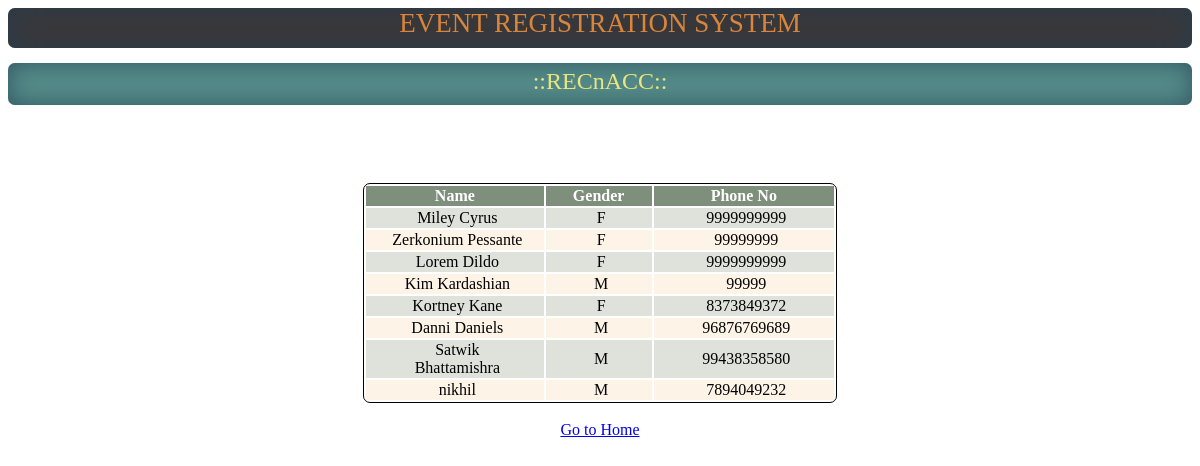
/regsoft/recnacc/phonedetails/2/ (signed in), run on the app's committed database.
### registration/models.py (models this page shows, shortened)
class Participant(models.Model):
	GENDERS = (
		('M', 'Male'),
		('F', 'Female'),
	)
	name = models.CharField(max_length=200)
	gender = models.CharField(max_length=10, choices=GENDERS)
	phone = models.BigIntegerField()
	email_id = models.EmailField(blank=True)
	events = models.ManyToManyField('events.EventNew', blank = True)
	sport_leader = models.CharField(max_length=200, blank = True, null=True)
	gleader = models.ForeignKey(User,blank=True,null=True)
	firewallz = models.NullBooleanField('passed firewallz', null=True,blank=True)
	fid = models.NullBooleanField('passed inner booth',blank=True, null=True)
	acco=models.NullBooleanField('passed recnacc', null=True,blank=True)
	controlzpay=models.NullBooleanField('passed controlz', null=True,blank=True)
	room = models.ForeignKey('regsoft.Room',null=True,blank = True) # - will add later when working on reg soft
	coach=models.BooleanField(default=False)
	barcode = models.CharField(max_length=100,null=True,blank=True)  #ignore this test chutiyap
	confirmation = models.BooleanField(default=False)
	bill_id=models.IntegerField( null = True, default= None, blank=False)

### regsoft/views.py (the view)
# urls.py: url(r'^recnacc/phonedetails/(?P<gl_id>\d+)/$',phonedetails,name='phone numbers'),
@csrf_exempt
@staff_member_required
def phonedetails(request,gl_id):
	gl = UserProfile.objects.get(id=gl_id)
	participant_list = gl.user.participant_set.all()
	context = RequestContext(request)
	context_dict = {'participant_list':participant_list}
	return render_to_response('reconec_phone.html', context_dict, context)

### regsoft/templates/reconec_phone.html (shortened to what this page needs)
<html>
<head>
</head>
<body>
<div style = "background-color: #3B3738; color: #D9853B; height:40px;font-size: 27px; text-align: center; width: 100%; margin: auto;box-shadow: 0px 0px 30px rgba(33,62,83,0.7)  inset;left:0;top:0; border-radius: 7px;font-family:agency fb;">EVENT REGISTRATION SYSTEM</div>
<div style = "background: #558C89; color: #E9E581;height:37px;font-size: 24px; text-align: center; width: 100%; padding-top:5px;margin: auto; margin-top: 15px; box-shadow: 0px 0px 25px rgba(33,62,83,0.7) inset; border-radius: 7px;font-family:agency fb;">::RECnACC::</div><br>
<div class= "tim">
 <table>
        <tr>
            <th>Name</th>
            <th>Gender</th>
            <th>Phone No</th>
         </tr>
        {% for p in participant_list %}
            <tr><td>{{p.name}}</td>
                <td>{{p.gender}}</td>
                <td>{{p.phone}}</a></td>
            </tr>
        {% endfor %}
    </table>
    <br>
<a href='http://www.bits-bosm.org/2015/regsoft/recnacc/'> Go to Home </a>
    </div>
</body>
</html>

### regsoft/templates/reconec_phone.html (style rules this page uses)
.tim { text-align:center; margin-left:30%; margin-right:30%; margin-top:60px; }
table { font-family: agency fb; text-align: center; border:1px solid black; font-size:1em; border-radius: 7px; }
th { width: 12%; color:white; background:#7E8F7C; }
td { padding-left: 25px; padding-right: 20px; }
tr:nth-child(even) { background: #DFE2DB; }
tr:nth-child(odd) { background: #FDF3E7; }

### data on the page
Participant: name "Miley Cyrus", gender "F", phone "9999999999"
Participant: name "Zerkonium Pessante", gender "F", phone "99999999"
Participant: name "Lorem Dildo", gender "F", phone "9999999999"
Participant: name "Kim Kardashian", gender "M", phone "99999"
Participant: name "Kortney Kane", gender "F", phone "8373849372"
Participant: name "Danni Daniels", gender "M", phone "96876769689"
Participant: name "Satwik Bhattamishra", gender "M", phone "99438358580"
Participant: name "nikhil", gender "M", phone "7894049232"
